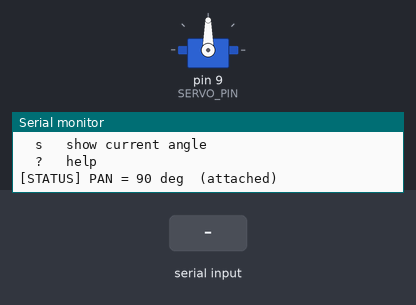
This sketch was run on a simulated Arduino Uno, built with avr-gcc and run on an emulated ATmega328P. Shown: servo, the last lines printed to the serial monitor. The inputs (shaded band) are chosen by the test bench.

Above: at 1.7 s.
1.8 s: "1\n" received over Serial
At 2.9 s:
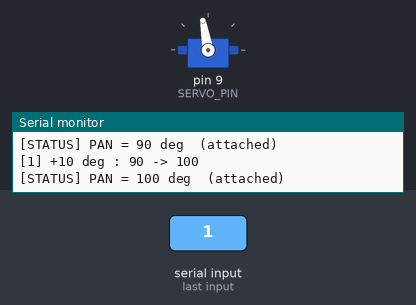
3.4 s: byte 51 ('3') received over Serial
At 4.2 s:
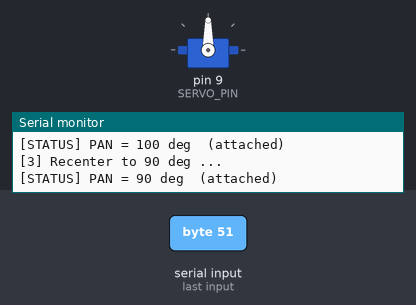
6.4 s: byte 52 ('4') received over Serial
At 7.6 s:
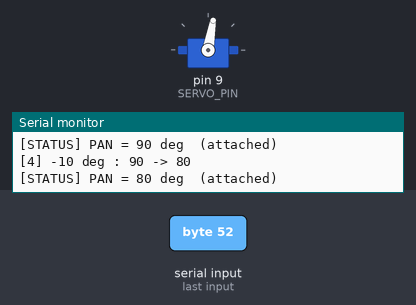
7.9 s: "4\n" received over Serial
At 8.8 s:
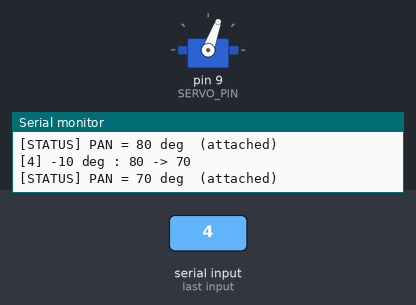
Timing chart, 0 to 10.5 s (numbered marks = the images above; inputs shaded):
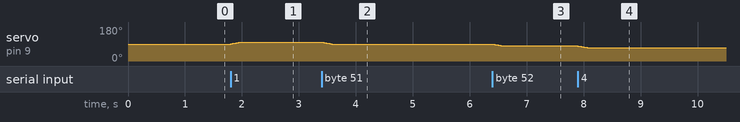

Measured:
- after the input at 1.8 s, servo on pin 9 (SERVO_PIN): moves from 90° to 100° over 0.18 s, starting at once
- after the input at 3.4 s, servo on pin 9 (SERVO_PIN): moves from 100° to 90° over 0.18 s, starting at once
- after the input at 6.4 s, servo on pin 9 (SERVO_PIN): moves from 90° to 80° over 0.18 s, starting at once
- after the input at 7.9 s, servo on pin 9 (SERVO_PIN): moves from 80° to 70° over 0.18 s, starting at once

The sketch:

sketch.ino
```cpp
/*
 * PAN (D9) 범위 테스트 — 어디부터 어디까지 안전하게 도는지 확인
 *
 * 속도: 20ms/° (180° = 3.6초, 객체 추적 기준 속도 동일)
 *
 * Serial 명령 (한 글자, Enter 필요할 수도):
 *   1  →  +10° 회전 (오른쪽)
 *   2  →  FREEZE — 현재 위치 정지 (PWM 끔)
 *   3  →  Recenter to 90° (재 calibration)
 *   4  →  -10° 회전 (왼쪽)
 *   s  →  현재 각도 출력
 *   ?  →  도움말
 *
 * 사용 흐름 (PAN 범위 탐색):
 *   3 → 90°로 calibration
 *   1 누름 × N회 → 오른쪽 끝까지 (limit 확인)
 *   3 → 다시 90°
 *   4 누름 × N회 → 왼쪽 끝까지 (limit 확인)
 *   2 → 만족스러운 위치에서 freeze
 *
 * 각 명령 후 [STATUS] PAN = N° 자동 출력.
 */

#include <Servo.h>

#define SERVO_PIN     9      // D9 = PAN 핀
#define STEP_DELAY    20     // ms/° — 회전 속도 (객체 추적 기준)
#define STEP_SIZE     10     // 1/4 명령 1회당 각도
#define ANGLE_MIN     0
#define ANGLE_MAX     180
#define ANGLE_CENTER  90

Servo pan_servo;
int current_angle = ANGLE_CENTER;
bool attached = true;

void slow_move_to(int target);
void recenter();
void freeze_servo();
void unfreeze_servo();
void print_status();
void print_help();

void setup() {
    Serial.begin(115200);
    while (!Serial && millis() < 3000);

    Serial.println();
    Serial.println("======================================");
    Serial.println(" PAN (D9) Range Test ");
    Serial.println("======================================");
    Serial.print("Pin: D"); Serial.println(SERVO_PIN);
    Serial.print("Speed: "); Serial.print(STEP_DELAY); Serial.println(" ms/deg");
    Serial.print("Step:  "); Serial.print(STEP_SIZE); Serial.println(" deg per press");
    print_help();

    pan_servo.attach(SERVO_PIN);
    pan_servo.write(current_angle);
    delay(500);
    print_status();
}

void loop() {
    if (Serial.available()) {
        char c = Serial.read();

        // 공백 / 줄바꿈 무시
        if (c == '\n' || c == '\r' || c == ' ') return;

        if (c == '1') {
            if (!attached) unfreeze_servo();
            int target = constrain(current_angle + STEP_SIZE, ANGLE_MIN, ANGLE_MAX);
            Serial.print("[1] +"); Serial.print(STEP_SIZE);
            Serial.print(" deg : "); Serial.print(current_angle);
            Serial.print(" -> "); Serial.print(target);
            if (target == current_angle + STEP_SIZE) Serial.println("");
            else { Serial.print(" (capped at "); Serial.print(ANGLE_MAX); Serial.println(")"); }
            slow_move_to(target);
            print_status();
        }
        else if (c == '2') {
            freeze_servo();
        }
        else if (c == '3') {
            if (!attached) unfreeze_servo();
            Serial.println("[3] Recenter to 90 deg ...");
            slow_move_to(ANGLE_CENTER);
            print_status();
        }
        else if (c == '4') {
            if (!attached) unfreeze_servo();
            int target = constrain(current_angle - STEP_SIZE, ANGLE_MIN, ANGLE_MAX);
            Serial.print("[4] -"); Serial.print(STEP_SIZE);
            Serial.print(" deg : "); Serial.print(current_angle);
            Serial.print(" -> "); Serial.print(target);
            if (target == current_angle - STEP_SIZE) Serial.println("");
            else { Serial.print(" (capped at "); Serial.print(ANGLE_MIN); Serial.println(")"); }
            slow_move_to(target);
            print_status();
        }
        else if (c == 's' || c == 'S') {
            print_status();
        }
        else if (c == '?' || c == 'h' || c == 'H') {
            print_help();
        }
        else {
            Serial.print("Unknown: '"); Serial.print(c); Serial.println("'  (use 1/2/3/4)");
        }
    }
}

/* 1°씩 천천히 이동 — 객체 추적 기준 속도 (20ms/°) */
void slow_move_to(int target) {
    if (target == current_angle) {
        Serial.println("   (already at target)");
        return;
    }
    int dir = (target > current_angle) ? 1 : -1;
    while (current_angle != target) {
        current_angle += dir;
        pan_servo.write(current_angle);
        delay(STEP_DELAY);
    }
}

void freeze_servo() {
    if (attached) {
        pan_servo.detach();
        attached = false;
        Serial.print("[2] FROZEN at "); Serial.print(current_angle);
        Serial.println(" deg  (PWM off, no holding)");
    } else {
        Serial.print("[2] Already frozen at "); Serial.print(current_angle);
        Serial.println(" deg");
    }
}

void unfreeze_servo() {
    pan_servo.attach(SERVO_PIN);
    pan_servo.write(current_angle);
    attached = true;
    Serial.println("   (re-attached)");
}

void print_status() {
    Serial.print("[STATUS] PAN = "); Serial.print(current_angle); Serial.print(" deg  ");
    Serial.println(attached ? "(attached)" : "(FROZEN)");
}

void print_help() {
    Serial.println();
    Serial.println("--- Commands ---");
    Serial.println("  1   +10 deg  (right)");
    Serial.println("  2   FREEZE   (stop and hold position)");
    Serial.println("  3   Recenter to 90 deg");
    Serial.println("  4   -10 deg  (left)");
    Serial.println("  s   show current angle");
    Serial.println("  ?   help");
    Serial.println();
}
```
